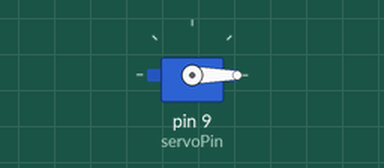
Simulated run of this sketch. Board: Arduino Uno, built with avr-gcc and run on an emulated ATmega328P. Shown: servo. Wiring (inferred from the names in the program): servo: signal pin 9. Servo pulses on a pin are drawn as a servo (544–2400 µs = 0–180°).

Above: at 0.05 s.
At 1.85 s:
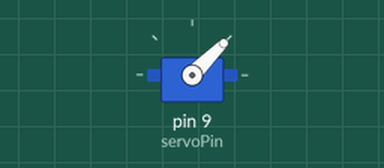
At 3.65 s:
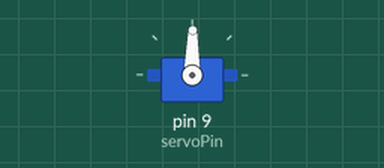
At 7.3 s:
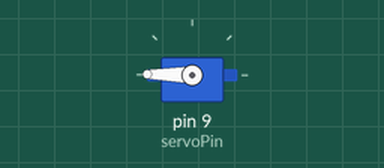
Timing chart, 0 to 9.5 s (numbered marks = the images above):
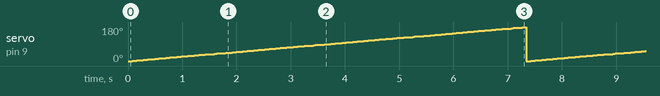

Measured:
- by itself, servo on pin 9 (servoPin): ramps from 0° to 180° and jumps back, once every 7.3 s

The sketch:

servo_without_library.ino
```cpp
const int servoPin = 9;

void setServoAngle(int angle) {
  int pulseWidth = map(angle, 0, 180, 500, 2500);

  digitalWrite(servoPin, HIGH);
  delayMicroseconds(pulseWidth);
  digitalWrite(servoPin, LOW);

  delay(20 - (pulseWidth / 1000));
}

void setup() {
  pinMode(servoPin, OUTPUT);
}

void loop() {
  for (int angle = 0; angle <= 180; angle += 1) {
    setServoAngle(angle);
    delay(20);
  }

  // for (int angle = 180; angle >= 0; angle -= 1) {
  //   setServoAngle(angle);
  //   delay(20);
  // }
}
```
